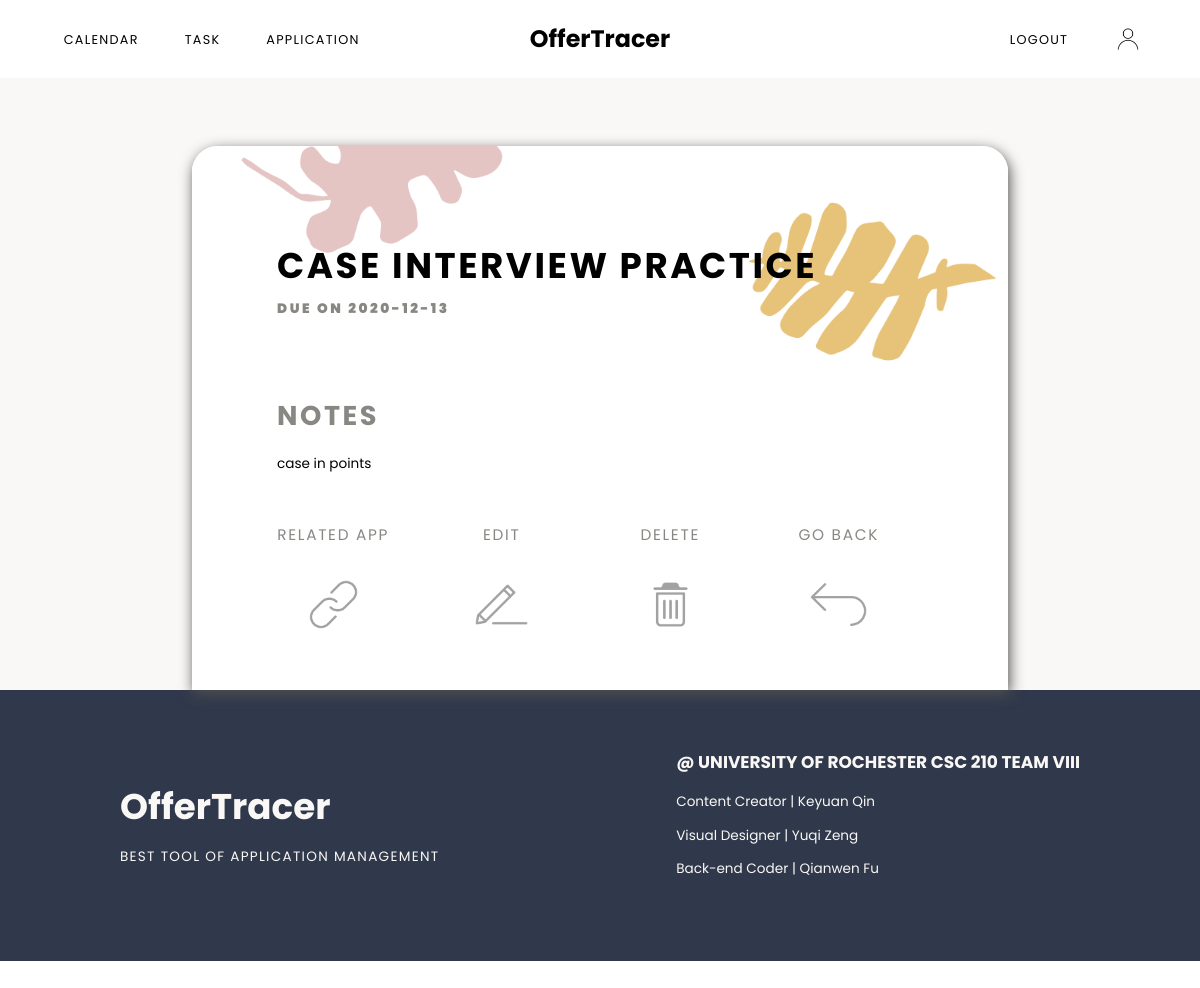
/task_single/2 (signed in), run on the app's committed database.
### models.py (models this page shows, shortened)
class Task(db.Model):
	id = db.Column(db.Integer, primary_key=True)
	item = db.Column(db.String(100), nullable=False) #title of this task
	notes = db.Column(db.Text)
	due = db.Column(db.DateTime)
	complete = db.Column(db.Boolean(False), nullable=False)
	job_id = db.Column(db.Integer, db.ForeignKey('job.id'))
	user_id = db.Column(db.Integer, db.ForeignKey('user.id'))

### main.py (the view)
@main.route('/task_single/<int:task_id>')
@login_required
def task_single(task_id):
	task = Task.query.get_or_404(task_id)
	return render_template('task-single.html', task=task)

### app.py (called while the page is built)
@login_manager.user_loader
def load_user(user_id):
	return User.query.get(int(user_id))

### templates/task-single.html
{% extends "baseLogged.html" %}
{% block content %}
<div class="taskContainer sectionContainer">
	<div class="todolist">
		<h1>{{task.item}}<br><span class="taskTitleSpan">Due on {{task.due.strftime("%Y-%m-%d")}}</span></h1>
		<div class="taskDetails">
			<div class="taskNotes">
				<h2>Notes</h2>
				<p>{{task.notes}}</p>
			</div>
			<div class="taskDetailAction">
				<div class="taskDetailActTitle taskDetailAct">
					{% if task.job_id %}
					<p class="complete">Related App</p>
					{% endif %}
					<p class="complete">Edit</p>
					<p class="complete">Delete</p>
					<p class="complete">Go Back</p>
				</div>
				<div class="taskDetailAct">
					{% if task.job_id %}
						<button class="rappButton" onclick="window.location.href='{{url_for('main.job_single', job_id=task.job_id)}}';"></button>
					{% endif %}
					<button class="dEdit" onclick="window.location.href='{{url_for('main.task_update', task_id=task.id)}}';"></button>
					<button class="dDelte" onclick="window.location.href='{{url_for('main.task_delete', task_id=task.id)}}';"></button>
					<button class="dBack" onclick="window.location.href='{{url_for('main.task')}}';"></button>
				</div>
			</div>
		</div>
	</div>
</div>
{% endblock %}

### static/css/styles.css (style rules this page uses)
html, body, .container { margin: 0; height: 100%; }
.sectionContainer { margin: 0 auto; width: 100%; align-self: center; display: flex; flex-wrap: wrap; justify-content: center; }
@media (max-width: 1350px) { html { zoom: 90%; } }
@media (max-width: 1250px) { html { zoom: 85%; } }

### static/css/calendar.css (style rules this page uses)
*, *:before, *:after { -moz-box-sizing: border-box; -webkit-box-sizing: border-box; box-sizing: border-box; }

### static/css/task.css (style rules this page uses)
.taskContainer { background-color: #faf8f6; min-height: 90%; }
.todolist { border-top-left-radius: 30px; border-top-right-radius: 30px; width: 960px; margin-top: 80px; background-color: white; font-family: 'Poppins', sans-serif; -webkit-box-shadow: 2px 5px 16px 0px #4f4f4f, 5px 5px 15px 5px rgba(0,0,0,0); box-shadow: 2px 5px 16px 0px #4f4f4f, 5px 5px 15px 5px rgba(0,0,0,0); }
.todolist h1 { border-top-left-radius: 30px; border-top-right-radius: 30px; margin-top: 0px; padding-top: 120px; padding-bottom: 50px; background-image: url(../images/taskback.png); background-repeat: no-repeat; background-position: 50% 90%; background-size: cover; padding-left: 100px; font-size: 42px; letter-spacing: 3px; text-transform: uppercase; line-height: 42px; }
.taskContainer h2 { margin-top: 30px; padding-left: 100px; font-size: 32px; letter-spacing: 3px; text-transform: uppercase; color: #888783; margin-bottom: 20px; }
.complete { text-align: center; }
.taskTitleSpan { font-size: 16px; color: #888783; font-weight: bolder; }
.taskNotes p { padding-left: 100px; padding-right: 100px; }
.taskNotes { margin-bottom: 40px; }
.taskDetailAction { padding-left: 67px; padding-right: 100px; }
.taskDetailAct { display: grid; grid-template-columns: 1fr 1fr 1fr 1fr; }
.taskDetailActTitle p { text-transform: uppercase; font-size: 18px; color: #888783; letter-spacing: 2px; }
.rappButton { margin: 0 auto; outline: none; border: none; background-color: transparent; width: 100px; height: 100px; background-image: url(../images/relate.png); background-repeat: no-repeat; background-position: center; background-size: contain; cursor: pointer; }
.dEdit { margin: 0 auto; outline: none; border: none; background-color: transparent; width: 100px; height: 100px; background-image: url(../images/edit.png); background-repeat: no-repeat; background-position: center; background-size: contain; cursor: pointer; }
.dDelte { margin: 0 auto; outline: none; border: none; background-color: transparent; width: 100px; height: 100px; background-image: url(../images/delete.png); background-repeat: no-repeat; background-position: center; background-size: contain; cursor: pointer; }
.dBack { margin: 0 auto; outline: none; border: none; background-color: transparent; width: 100px; height: 100px; background-image: url(../images/back.png); background-repeat: no-repeat; background-position: center; background-size: contain; cursor: pointer; }

### data on the page
Task: item "CASE INTERVIEW PRACTICE", due "2020-12-13", notes "case in points"
